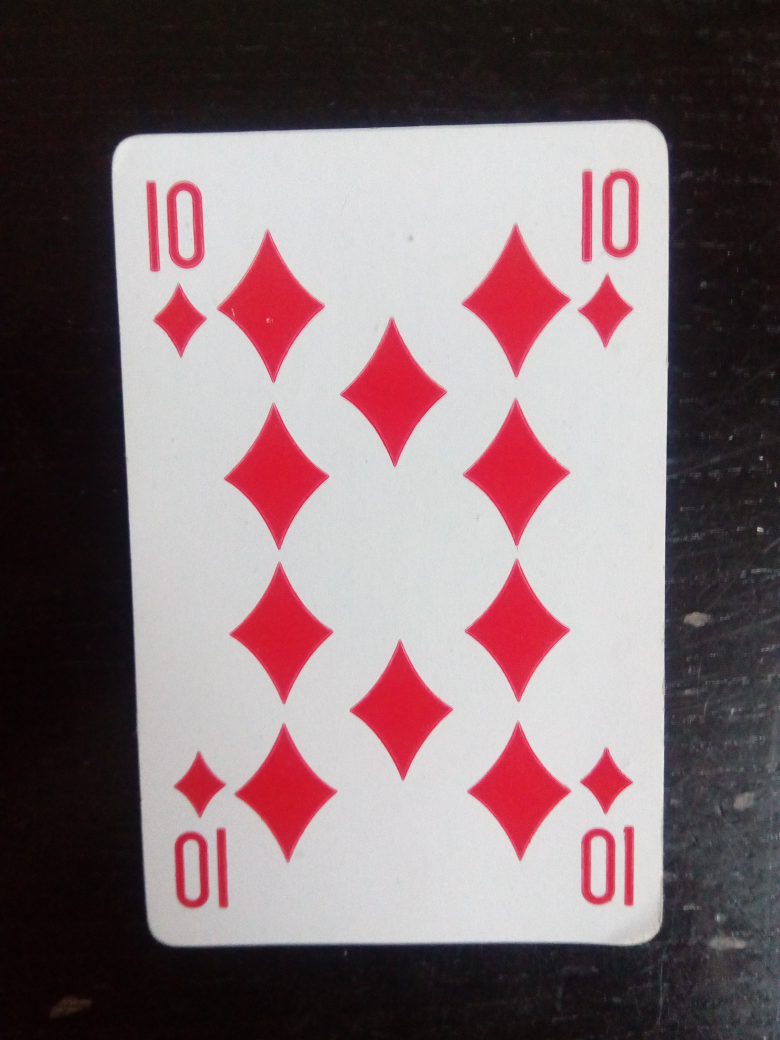
%> input picture 10_karo.jpg, 3120 x 4160 px (shown at 1/4 size)
$ octave rozpoznawanie_kart.m   (GNU Octave 9; MATLAB toolbox functions it lacks are replaced by stand-ins)
%> lines starting %> are read from the running program, lines starting %| are printed output that depends on the picture; in (x1, y1, x2, y2) boxes, pixels count from 0 and x2, y2 are one past the last pixel; in counts of white or black regions, pixels touching at a corner belong together; the program's own positions count from 1
clear all;

%Wczytanie zdjêcia
karta_sciezka = imgetfile;
%> the answer given: 10_karo.jpg
karta = imread(karta_sciezka);

%Wstêpna obróbka zdjêcia
karta_gray = rgb2gray(karta);
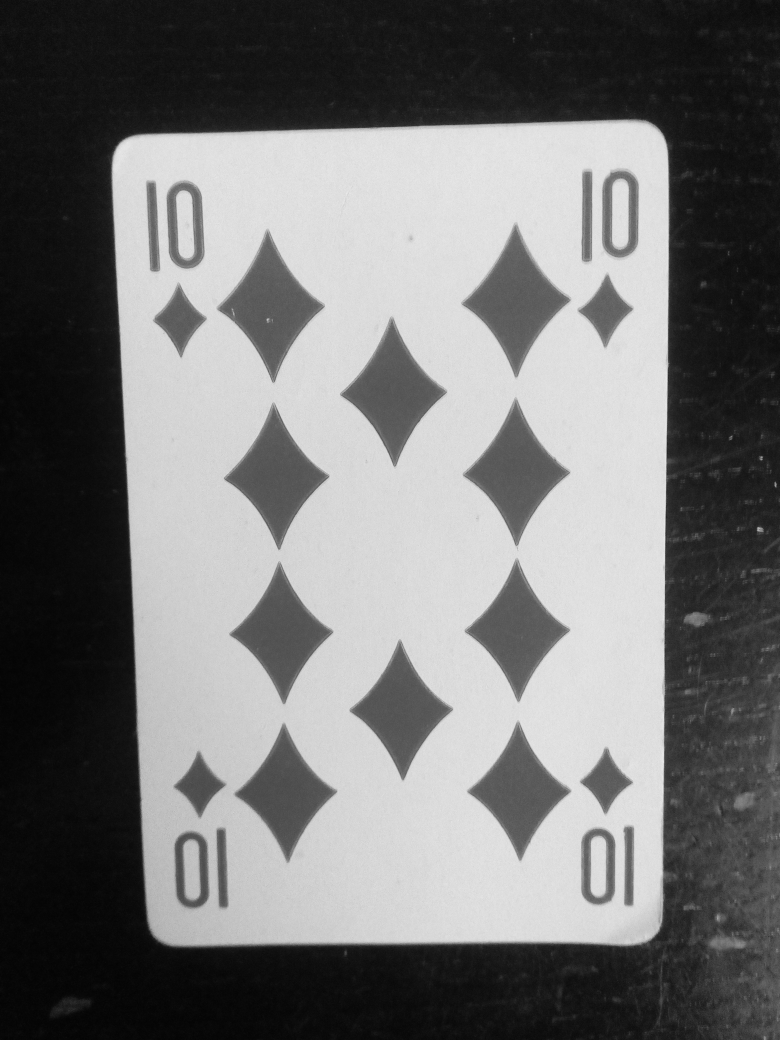
%> karta_gray: size 4160x3120 uint8 (shown at 1/4 size); min 1, max 248, mean 116.5
karta_binary = im2bw(karta_gray);
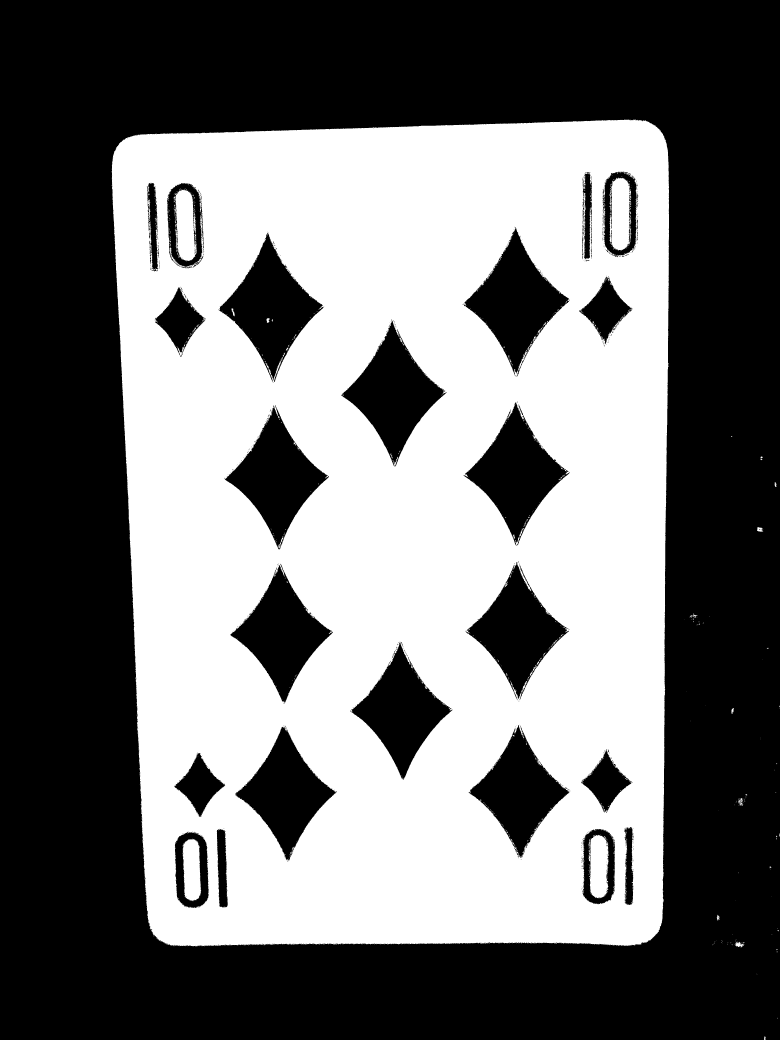
%> karta_binary: size 4160x3120 logical (shown at 1/4 size); 45% white; 1474 white regions (1391 under 20 px), largest, box (x1, y1, x2, y2) and area: (447, 478, 2676, 3785) 5764359, (2437, 710, 2526, 1002) 20479, (695, 758, 787, 1044) 19081
karta_binary = bwareaopen(karta_binary, 35, 4);
%> karta_binary: size 4160x3120 logical; 45% white; 38 white regions, largest, box (x1, y1, x2, y2) and area: (447, 478, 2676, 3785) 5763011, (2437, 710, 2526, 1002) 20392, (695, 758, 787, 1044) 18982

%Rêczny wybór znaku oraz koloru karty na zdjêciu
figure('NumberTitle', 'off', 'Name', 'Wybierz znak karty');
imshow(karta_binary);

%> (the run ends here)

$ run again, on 3_karo.jpg
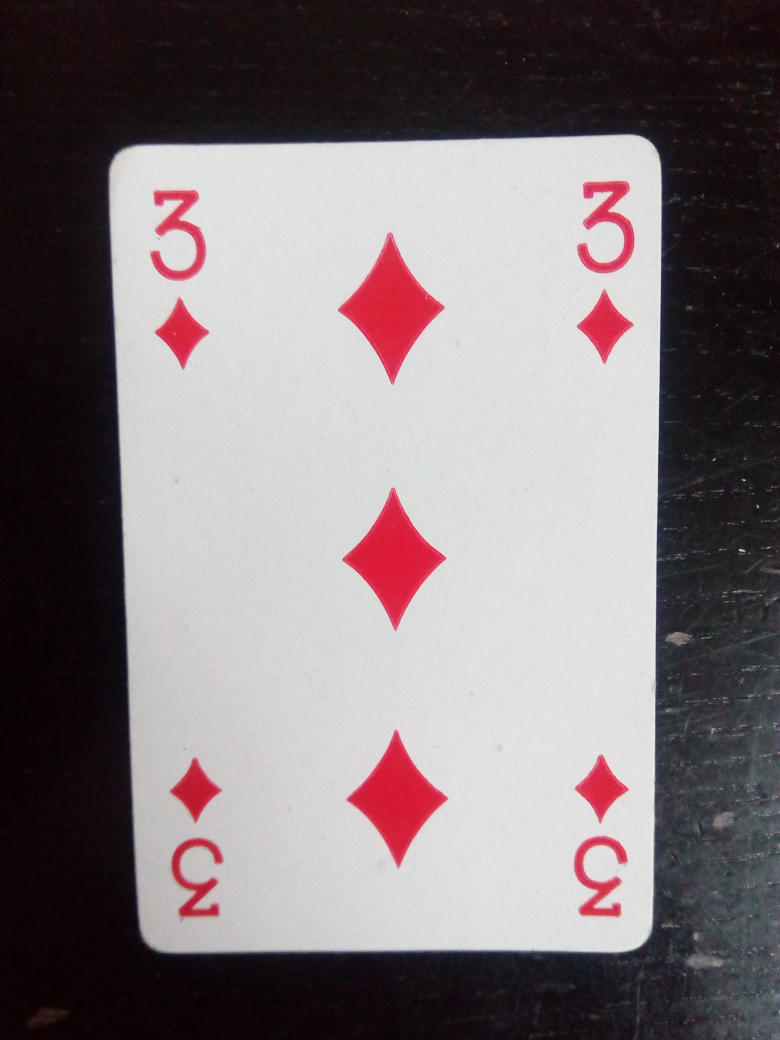
%> input picture 3_karo.jpg, 3120 x 4160 px (shown at 1/4 size)
%> `karta_gray = rgb2gray(karta);`:
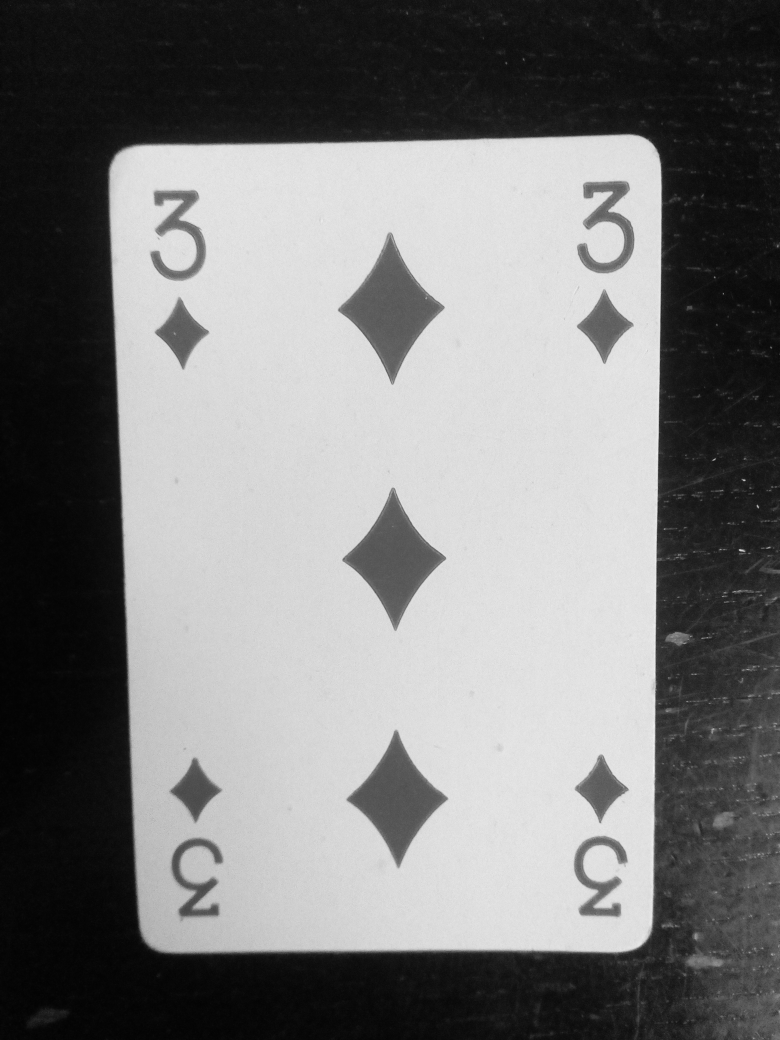
%> karta_gray: size 4160x3120 uint8 (shown at 1/4 size); min 1, max 252, mean 122.5
%> `karta_binary = im2bw(karta_gray);`:
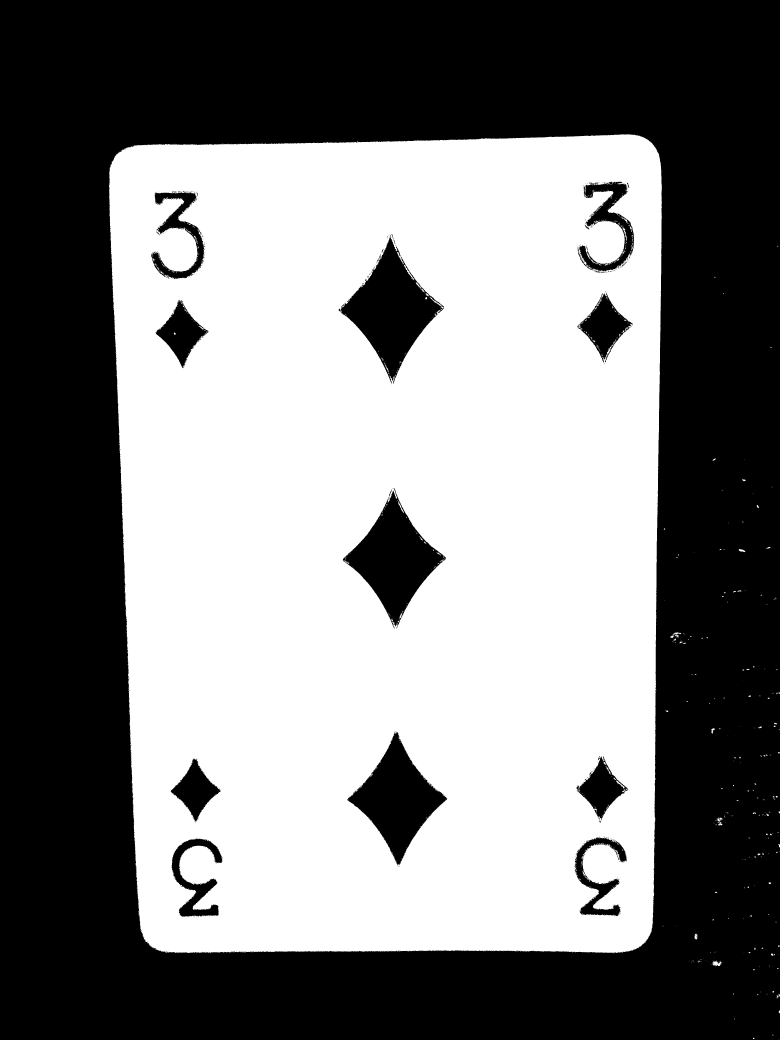
%> karta_binary: size 4160x3120 logical (shown at 1/4 size); 49.7% white; 1161 white regions (1037 under 20 px), largest, box (x1, y1, x2, y2) and area: (436, 537, 2648, 3813) 6439427, (2848, 3842, 2887, 3864) 458, (2867, 3270, 2890, 3302) 298

$ run again, on 4_karo.jpg
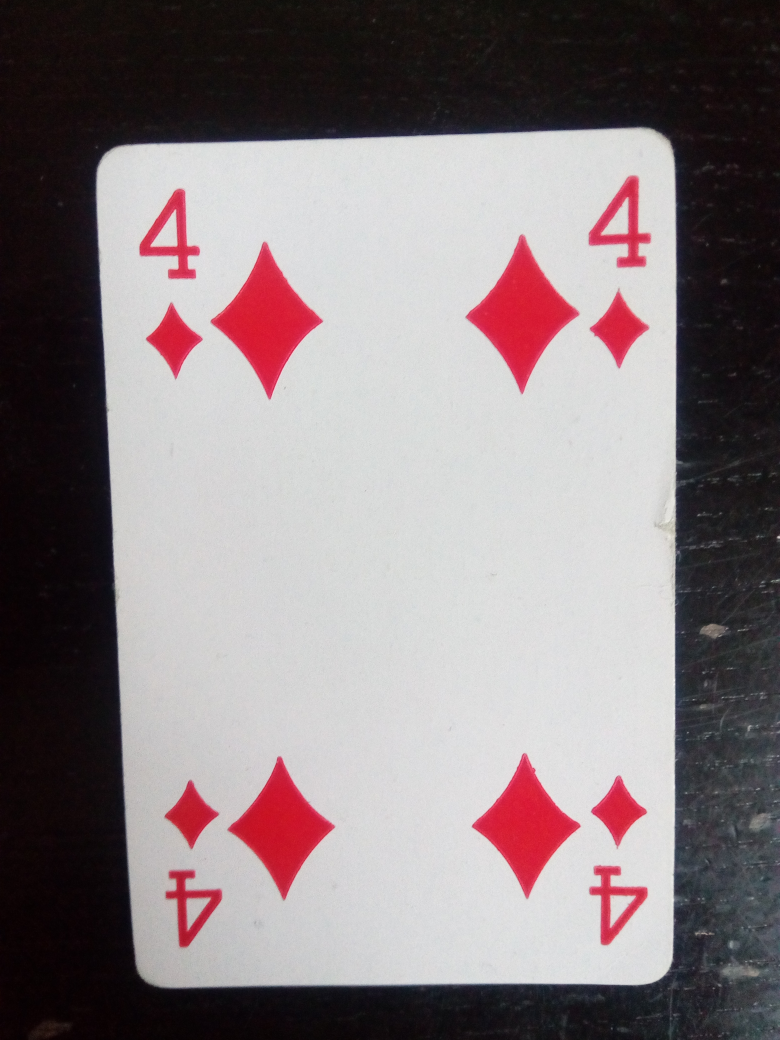
%> input picture 4_karo.jpg, 3120 x 4160 px (shown at 1/4 size)
%> `karta_gray = rgb2gray(karta);`:
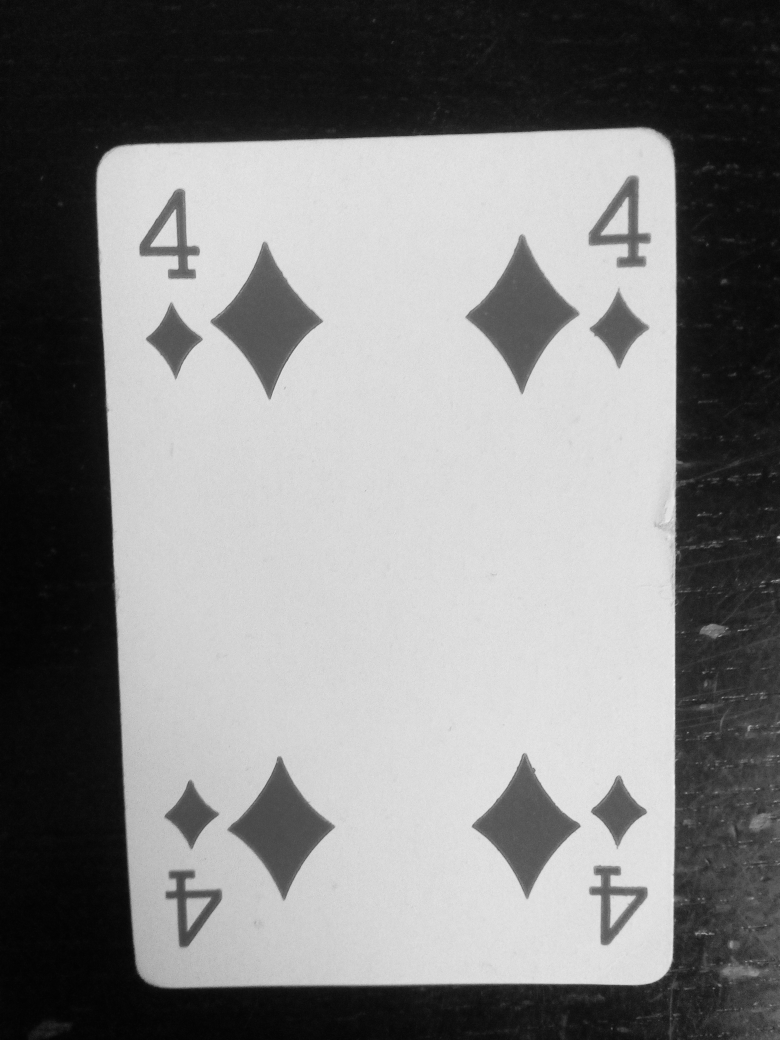
%> karta_gray: size 4160x3120 uint8 (shown at 1/4 size); min 1, max 252, mean 129.6
%> `karta_binary = im2bw(karta_gray);`:
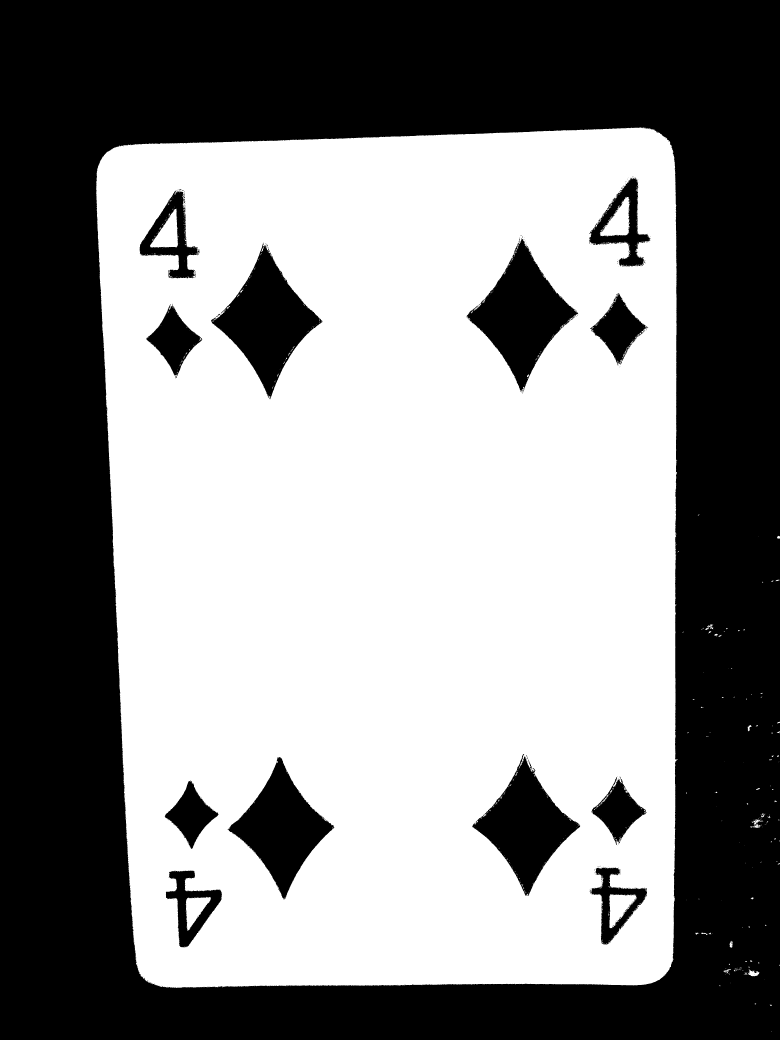
%> karta_binary: size 4160x3120 logical (shown at 1/4 size); 53.7% white; 332 black regions (308 under 20 px), largest, box (x1, y1, x2, y2) and area: (0, 0, 3120, 4160) 5366575, (1865, 956, 2313, 1567) 114913, (844, 971, 1291, 1597) 113099

$ run again, on 5_karo.jpg
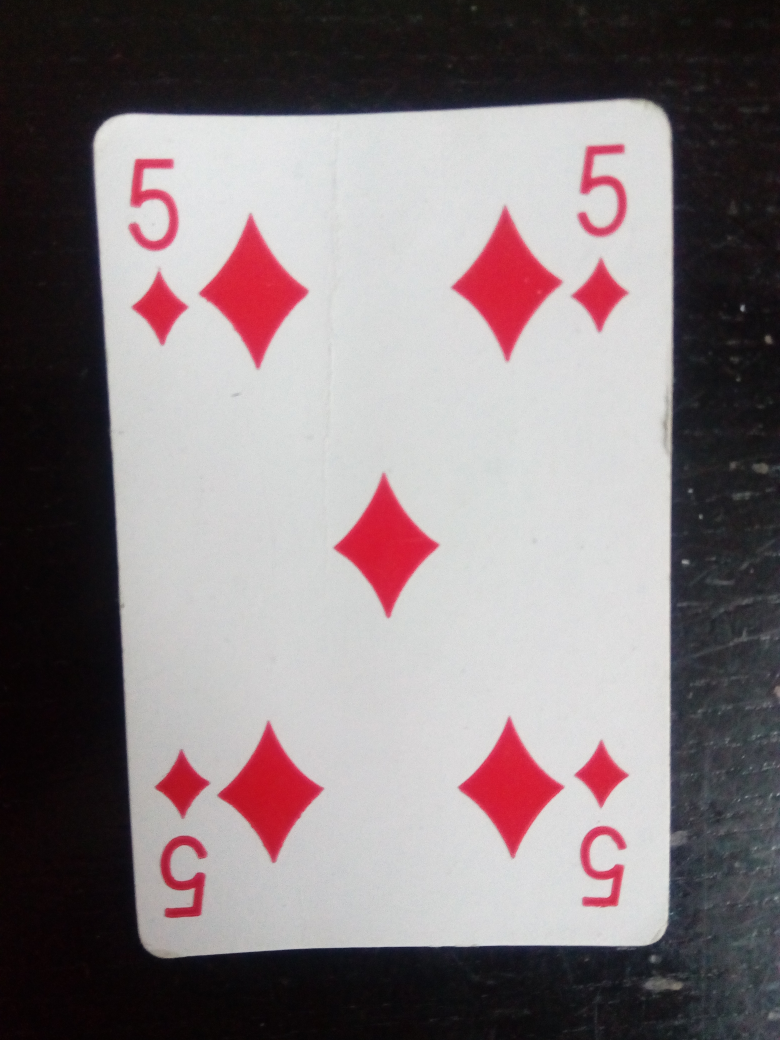
%> input picture 5_karo.jpg, 3120 x 4160 px (shown at 1/4 size)
%> `karta_gray = rgb2gray(karta);`:
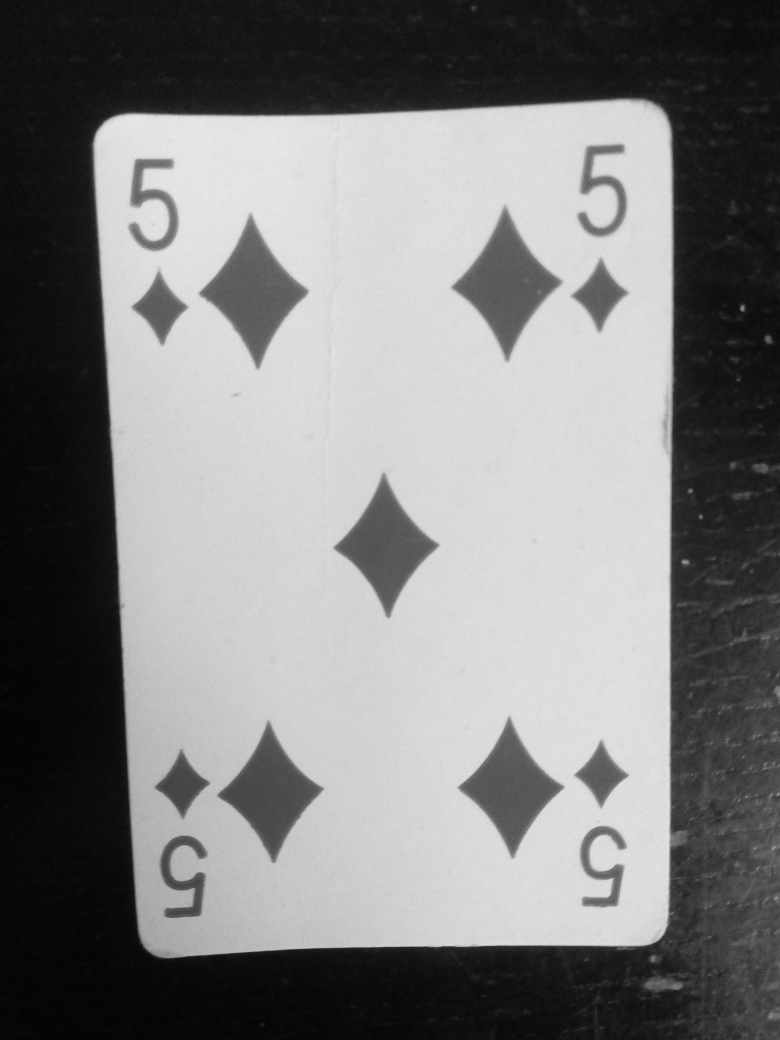
%> karta_gray: size 4160x3120 uint8 (shown at 1/4 size); min 1, max 242, mean 126.4
%> `karta_binary = im2bw(karta_gray);`:
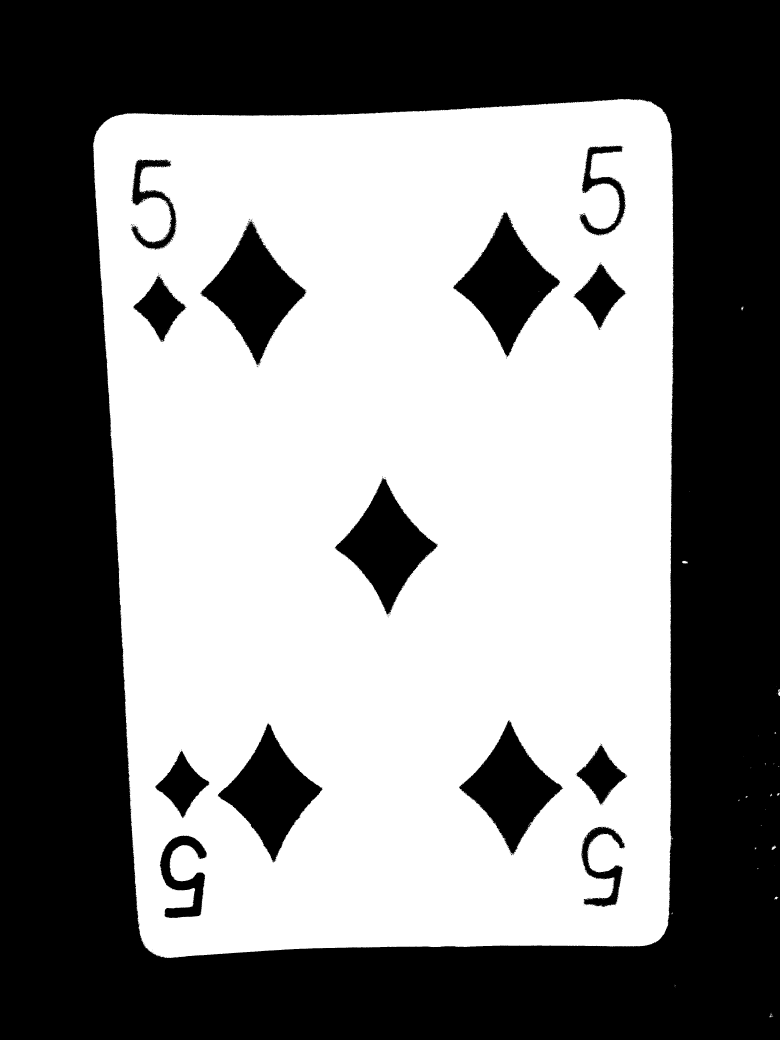
%> karta_binary: size 4160x3120 logical (shown at 1/4 size); 52.2% white; 708 black regions (693 under 20 px), largest, box (x1, y1, x2, y2) and area: (0, 0, 3120, 4160) 5533660, (1813, 848, 2241, 1429) 104671, (801, 883, 1226, 1462) 104229
